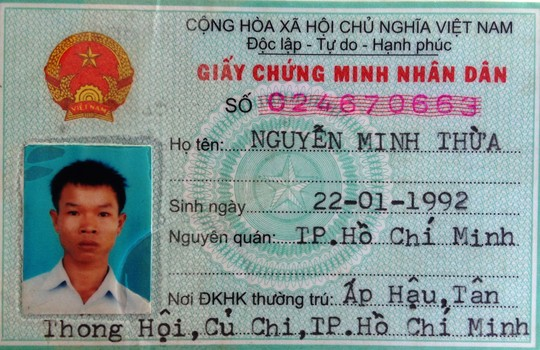
#> input picture test_image/3_52232.jpg, 540 x 350 px
$ python -i crop_img.py   (imports and definitions only)   (older library calls are emulated)
#> lines starting #> are read from the running program, lines starting #| are printed output that depends on the picture; after the words box and inside, x2 and y2 are one past the last pixel; in counts of white or black regions, pixels touching at a corner belong together
#> further down, picture is the input picture: shape (350, 540, 3); mean B, G, R 148.7, 150.7, 139.5
import os
import cv2
import math
import imutils
import numpy as np
from PIL import Image
# import imutils
# [169 lines left out: functions set_image_dpi, image_resize, order_points, four_point_transform, auto_canny, Back_Filter and 2 more, not called in this run]

def Extend_Filter(img):
  card = img.copy()
  # resize using ratio (old height to the new height)
  ratio = img.shape[0] / 408.0
#> ratio = 0.858
  card = imutils.resize(card, height=408)
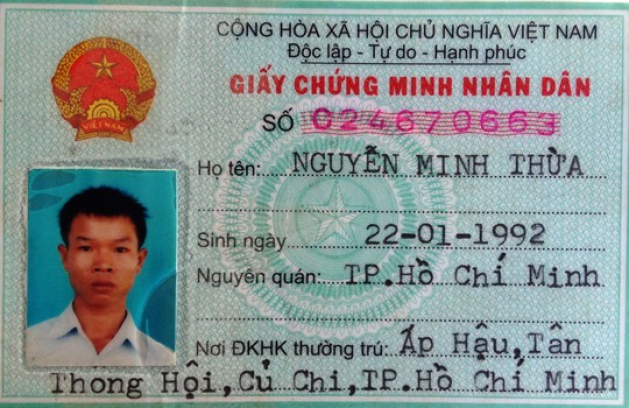
#> card: shape (408, 629, 3); mean B, G, R 148.6, 150.6, 139.4
  hsv = cv2.cvtColor(card, cv2.COLOR_BGR2HSV)
#> hsv: shape (408, 629, 3); mean H, S, V 80.9, 60.4, 162.8
  blur = cv2.GaussianBlur(hsv[:,:,1],(7 ,7),0)
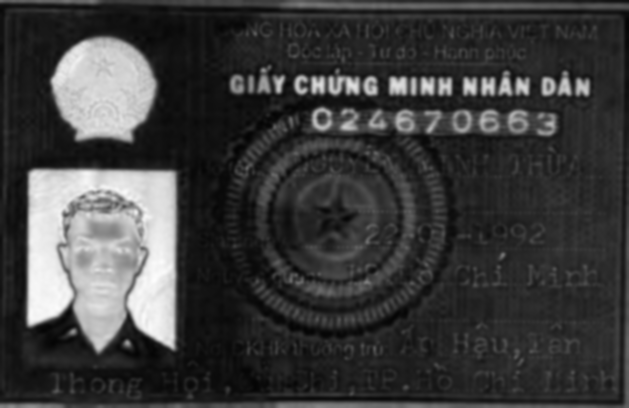
#> blur: shape (408, 629); min 4, max 253, mean 60.4
  blured = cv2.bilateralFilter( blur, 5, 50, 50 )
  edges = cv2.Canny(blured,40,200)
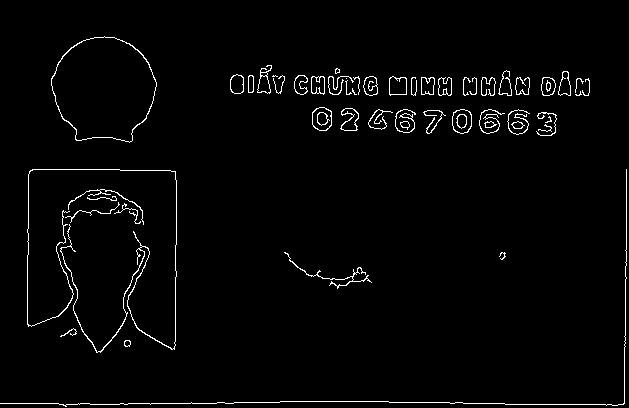
#> edges: shape (408, 629); 2.2% white in thin lines or dots
  kernel = np.ones((5,5), np.uint8)
  dilation = cv2.dilate(edges, kernel, iterations=1)
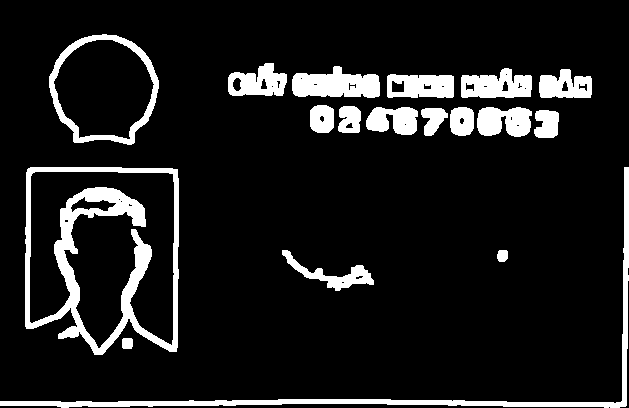
#> dilation: shape (408, 629); 11% white; 18 white regions
  # Tìm 4 góc của CMND
  cmnd_ct = cv2.findContours(dilation.copy(), cv2.RETR_EXTERNAL, cv2.CHAIN_APPROX_SIMPLE)
#> cmnd_ct = 18 contours; largest, box (x1, y1, x2, y2) and area: (25, 167, 179, 355) 25456, (49, 34, 159, 145) 9209, (0, 167, 629, 408) 3572, (292, 66, 380, 98) 1906, (461, 68, 532, 98) 1508
  cmnd_ct = imutils.grab_contours(cmnd_ct)
  #Duyệt qua tất cả các hình có 4 góc
  cmnd_ct = sorted(cmnd_ct, key = cv2.contourArea, reverse = True)[:5]
#> cmnd_ct = 5 contours; box (x1, y1, x2, y2) and area: (25, 167, 179, 355) 25456, (49, 34, 159, 145) 9209, (0, 167, 629, 408) 3572, (292, 66, 380, 98) 1906, (461, 68, 532, 98) 1508
  # loop over the contours

  for c in cmnd_ct:
    peri = cv2.arcLength(c, True)
    approx = cv2.approxPolyDP(c, 0.02 * peri, True)
    if len(approx) == 4:
      Cnt = approx
      x,y,width,height = cv2.boundingRect(Cnt)
      diagonal1 = math.sqrt( ((Cnt[1][0][0]-Cnt[3][0][0])**2)+((Cnt[1][0][1]-Cnt[3][0][1])**2) )
      diagonal2 = math.sqrt( ((Cnt[0][0][0]-Cnt[2][0][0])**2)+((Cnt[0][0][1]-Cnt[2][0][1])**2) )
      if diagonal1 >width and diagonal2 >width and width>=400:
        warped = four_point_transform(img, Cnt.reshape(4, 2) * ratio)
        return warped
#> this loop made 5 passes
#> (peri, Cnt, x, y, width, height, diagonal1, diagonal2) on pass 3: (1747.3, [[628, 167], [620, 402], [0, 405], [625, 406]], 0, 167, 629, 240, 6.4, 671.6)
#> peri on passes 1, 2, 4, 5: 775.6, 375.7, 247.6, 224.7
  return []

>>> import cv2
>>> picture = cv2.imread('test_image/3_52232.jpg')
>>> result = Extend_Filter(picture)
#> result = []
